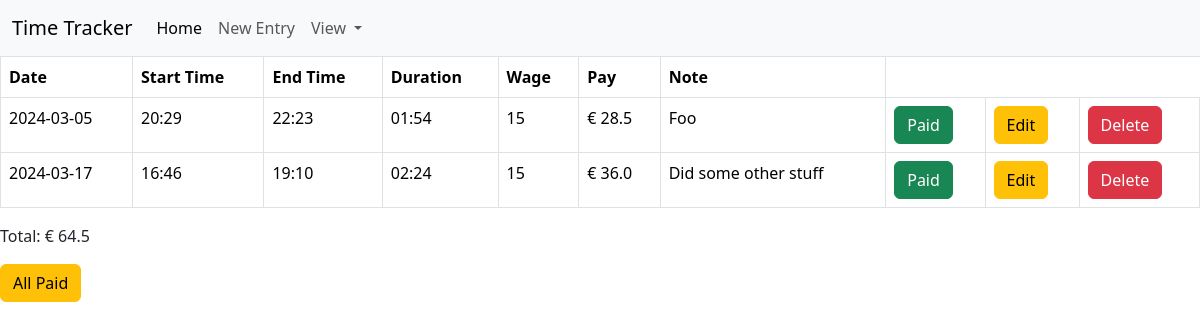
The page / on the database its author committed.
### tables this page shows
CREATE TABLE entries (
            id INTEGER PRIMARY KEY AUTOINCREMENT,
            creation_date TEXT NOT NULL,
            start_time TEXT NOT NULL,
            end_time TEXT NOT NULL,
            duration INTEGER NOT NULL,
            note TEXT NOT NULL,
            wage INTEGER NOT NULL,
            pay INTEGER NOT NULL
        );

### website/views.py (the view)
@views.route("/", methods=["GET", "POST"])
def home():
    entries_row = db.execute("SELECT * FROM entries").fetchall()
    entries = []
    for row in entries_row:
        entries.append(
            {"id": row["id"],
             "creation_date": row["creation_date"],
             "start_time": row["start_time"],
             "end_time": row["end_time"],
             "duration": row["duration"],
             "note": row["note"],
             "wage": row["wage"],
             "pay": row["pay"]
             }
        )
    total = 0
    for entry in entries:
        total += float(entry["pay"].split("€")[1])
    return render_template("index.html", entries=entries, total=f"€ {str(total)}")

### website/templates/index.html
{% extends "base.html" %}
    {% block content %}
    <table class="table table-bordered">
        <th>Date</th>
        <th>Start Time</th>
        <th>End Time</th>
        <th>Duration</th>
        <th>Wage</th>
        <th>Pay</th>
        <th>Note</th>
        {% for row in entries %}
        <tr>
            <td>{{row.creation_date}}</td>
            <td>{{row.start_time}}</td>
            <td>{{row.end_time}}</td>
            <td>{{row.duration}}</td>
            <td>{{row.wage}}</td>
            <td>{{row.pay}}</td>
            <td>{{row.note}}</td>
            <td>
                <a href="{{url_for('views.paid', id=row.id)}}"><button class="btn btn-success">Paid</button></a>
            </td>
            <td>
                <a href="{{url_for('views.edit', id=row.id)}}"><button class="btn btn-warning">Edit</button></a>
            </td>
            <td>
                <a href="{{url_for('views.delete', id=row.id)}}"><button class="btn btn-danger" onclick="return confirm('Are you sure?')">Delete</button></a>
            </td>
        <tr>
        {% endfor %}
    </table>
    <p>Total: {{total}} </p>
    <a href="{{url_for('views.all_paid')}}" onclick="return confirm('Are you sure?')"><button class="btn btn-warning">All Paid</button></a>
    {% endblock %}

### rows shown on the page
entries: creation_date "2024-03-05", start_time "20:29", end_time "22:23", duration "01:54", wage "15", pay "€ 28.5", note "Foo"
entries: creation_date "2024-03-17", start_time "16:46", end_time "19:10", duration "02:24", wage "15", pay "€ 36.0", note "Did some other stuff"

### other values the page prints
{{ total }} "€ 64.5"
